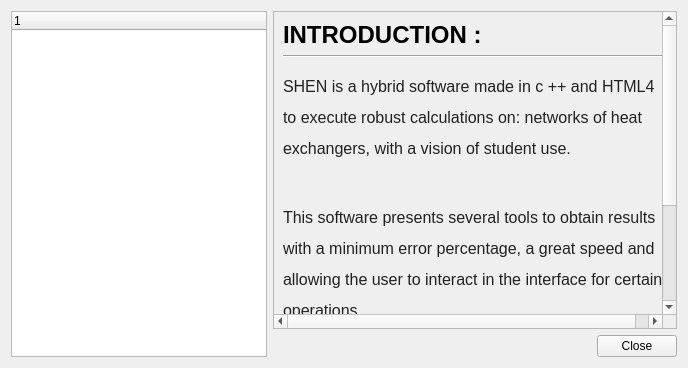
<?xml version="1.0" encoding="UTF-8"?>
<ui version="4.0">
 <class>Help</class>
 <widget class="QWidget" name="Help">
  <property name="geometry">
   <rect>
    <x>0</x>
    <y>0</y>
    <width>652</width>
    <height>368</height>
   </rect>
  </property>
  <property name="windowTitle">
   <string>Form</string>
  </property>
  <layout class="QGridLayout" name="gridLayout_4">
   <item row="0" column="0">
    <layout class="QGridLayout" name="gridLayout_3">
     <item row="0" column="0">
      <widget class="QTreeWidget" name="treeWidget">
       <property name="sizePolicy">
        <sizepolicy hsizetype="Fixed" vsizetype="Preferred">
         <horstretch>0</horstretch>
         <verstretch>0</verstretch>
        </sizepolicy>
       </property>
       <property name="lineWidth">
        <number>1</number>
       </property>
       <property name="rootIsDecorated">
        <bool>true</bool>
       </property>
       <property name="animated">
        <bool>false</bool>
       </property>
       <column>
        <property name="text">
         <string notr="true">1</string>
        </property>
       </column>
      </widget>
     </item>
    </layout>
   </item>
   <item row="0" column="1">
    <layout class="QGridLayout" name="gridLayout">
     <item row="1" column="1">
      <widget class="QPushButton" name="pushButton">
       <property name="text">
        <string>Close</string>
       </property>
      </widget>
     </item>
     <item row="1" column="0">
      <spacer name="horizontalSpacer">
       <property name="orientation">
        <enum>Qt::Horizontal</enum>
       </property>
       <property name="sizeHint" stdset="0">
        <size>
         <width>40</width>
         <height>20</height>
        </size>
       </property>
      </spacer>
     </item>
     <item row="0" column="0" colspan="2">
      <widget class="QScrollArea" name="scrollArea">
       <property name="sizePolicy">
        <sizepolicy hsizetype="Minimum" vsizetype="Ignored">
         <horstretch>0</horstretch>
         <verstretch>0</verstretch>
        </sizepolicy>
       </property>
       <property name="widgetResizable">
        <bool>true</bool>
       </property>
       <widget class="QWidget" name="scrollAreaWidgetContents">
        <property name="geometry">
         <rect>
          <x>0</x>
          <y>0</y>
          <width>407</width>
          <height>571</height>
         </rect>
        </property>
        <layout class="QGridLayout" name="gridLayout_2">
         <item row="0" column="0">
          <widget class="QLabel" name="label">
           <property name="sizePolicy">
            <sizepolicy hsizetype="Preferred" vsizetype="Fixed">
             <horstretch>0</horstretch>
             <verstretch>0</verstretch>
            </sizepolicy>
           </property>
           <property name="styleSheet">
            <string notr="true">ffffff</string>
           </property>
           <property name="text">
            <string>&lt;html&gt;&lt;head/&gt;&lt;body&gt;&lt;p&gt;&lt;span style=&quot; font-size:xx-large; font-weight:600; color:#000000;&quot;&gt;INTRODUCTION :&lt;/span&gt;&lt;/p&gt;&lt;/body&gt;&lt;/html&gt;</string>
           </property>
          </widget>
         </item>
         <item row="1" column="0">
          <widget class="Line" name="line">
           <property name="orientation">
            <enum>Qt::Horizontal</enum>
           </property>
          </widget>
         </item>
         <item row="2" column="0">
          <widget class="QLabel" name="label_2">
           <property name="autoFillBackground">
            <bool>false</bool>
           </property>
           <property name="frameShape">
            <enum>QFrame::NoFrame</enum>
           </property>
           <property name="text">
            <string>&lt;!DOCTYPE HTML PUBLIC &quot;-//W3C//DTD HTML 4.0//EN&quot; &quot;http://www.w3.org/TR/REC-html40/strict.dtd&quot;&gt;
&lt;html&gt;&lt;head&gt;&lt;meta name=&quot;qrichtext&quot; content=&quot;1&quot; /&gt;&lt;style type=&quot;text/css&quot;&gt;
p, li { white-space: pre-wrap; }
&lt;/style&gt;&lt;/head&gt;&lt;body style=&quot; font-family:'MS Shell Dlg 2'; font-size:8pt; font-weight:400; font-style:normal;&quot;&gt;
&lt;p style=&quot; margin-top:12px; margin-bottom:12px; margin-left:0px; margin-right:0px; -qt-block-indent:0; text-indent:0px;&quot;&gt;&lt;img src=&quot;:/resources/Resources/NuevaPresentacionBlanco.png&quot; /&gt;&lt;/p&gt;
&lt;p align=&quot;justify&quot; style=&quot; margin-top:12px; margin-bottom:12px; margin-left:0px; margin-right:0px; -qt-block-indent:0; text-indent:0px;&quot;&gt;&lt;br /&gt;&lt;a name=&quot;tw-target-text&quot;&gt;&lt;/a&gt;&lt;span style=&quot; font-family:'inherit'; font-size:12pt; color:#212121;&quot;&gt;S&lt;/span&gt;&lt;span style=&quot; font-family:'inherit'; font-size:12pt; color:#212121;&quot;&gt;HEN is a hybrid software made in c ++ and HTML4 &lt;/span&gt;&lt;/p&gt;
&lt;p align=&quot;justify&quot; style=&quot; margin-top:12px; margin-bottom:12px; margin-left:0px; margin-right:0px; -qt-block-indent:0; text-indent:0px;&quot;&gt;&lt;span style=&quot; font-family:'inherit'; font-size:12pt; color:#212121;&quot;&gt;to execute robust calculations on: networks of heat &lt;/span&gt;&lt;/p&gt;
&lt;p align=&quot;justify&quot; style=&quot; margin-top:12px; margin-bottom:12px; margin-left:0px; margin-right:0px; -qt-block-indent:0; text-indent:0px;&quot;&gt;&lt;span style=&quot; font-family:'inherit'; font-size:12pt; color:#212121;&quot;&gt;exchangers, with a vision of student use.&lt;/span&gt;&lt;/p&gt;
&lt;p align=&quot;justify&quot; style=&quot; margin-top:12px; margin-bottom:12px; margin-left:0px; margin-right:0px; -qt-block-indent:0; text-indent:0px;&quot;&gt;&lt;br /&gt;&lt;/p&gt;
&lt;p align=&quot;justify&quot; style=&quot; margin-top:12px; margin-bottom:12px; margin-left:0px; margin-right:0px; -qt-block-indent:0; text-indent:0px;&quot;&gt;&lt;span style=&quot; font-family:'inherit'; font-size:12pt; color:#212121;&quot;&gt;This software presents several tools to obtain results&lt;/span&gt;&lt;/p&gt;
&lt;p align=&quot;justify&quot; style=&quot; margin-top:12px; margin-bottom:12px; margin-left:0px; margin-right:0px; -qt-block-indent:0; text-indent:0px;&quot;&gt;&lt;span style=&quot; font-family:'inherit'; font-size:12pt; color:#212121;&quot;&gt;with a minimum error percentage, a great speed and &lt;/span&gt;&lt;/p&gt;
&lt;p align=&quot;justify&quot; style=&quot; margin-top:12px; margin-bottom:12px; margin-left:0px; margin-right:0px; -qt-block-indent:0; text-indent:0px;&quot;&gt;&lt;span style=&quot; font-family:'inherit'; font-size:12pt; color:#212121;&quot;&gt;allowing the user to interact in the interface for certain &lt;/span&gt;&lt;/p&gt;
&lt;p align=&quot;justify&quot; style=&quot; margin-top:12px; margin-bottom:12px; margin-left:0px; margin-right:0px; -qt-block-indent:0; text-indent:0px;&quot;&gt;&lt;span style=&quot; font-family:'inherit'; font-size:12pt; color:#212121;&quot;&gt;operations.&lt;/span&gt;&lt;/p&gt;
&lt;p align=&quot;justify&quot; style=&quot; margin-top:12px; margin-bottom:12px; margin-left:0px; margin-right:0px; -qt-block-indent:0; text-indent:0px;&quot;&gt;&lt;br /&gt;&lt;/p&gt;
&lt;p align=&quot;justify&quot; style=&quot; margin-top:12px; margin-bottom:12px; margin-left:0px; margin-right:0px; -qt-block-indent:0; text-indent:0px;&quot;&gt;&lt;span style=&quot; font-family:'inherit'; font-size:12pt; color:#212121;&quot;&gt;It also has the ability to export graphs and information&lt;/span&gt;&lt;/p&gt;
&lt;p align=&quot;justify&quot; style=&quot; margin-top:12px; margin-bottom:12px; margin-left:0px; margin-right:0px; -qt-block-indent:0; text-indent:0px;&quot;&gt;&lt;span style=&quot; font-family:'inherit'; font-size:12pt; color:#212121;&quot;&gt;in pdf and extension .csv formats belonging to the&lt;/span&gt;&lt;/p&gt;
&lt;p align=&quot;justify&quot; style=&quot; margin-top:12px; margin-bottom:12px; margin-left:0px; margin-right:0px; -qt-block-indent:0; text-indent:0px;&quot;&gt;&lt;span style=&quot; font-family:'inherit'; font-size:12pt; color:#212121;&quot;&gt;Excel domain.&lt;/span&gt;&lt;span style=&quot; font-size:12pt;&quot;&gt;&lt;br /&gt;&lt;/span&gt;&lt;/p&gt;&lt;/body&gt;&lt;/html&gt;</string>
           </property>
           <property name="alignment">
            <set>Qt::AlignLeading|Qt::AlignLeft|Qt::AlignTop</set>
           </property>
          </widget>
         </item>
        </layout>
       </widget>
      </widget>
     </item>
    </layout>
   </item>
  </layout>
 </widget>
 <resources/>
 <connections/>
</ui>
